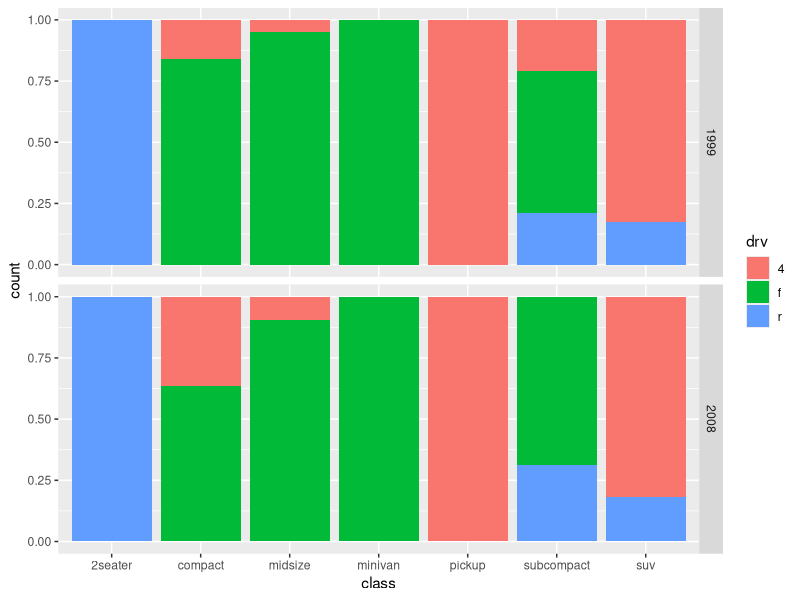

This chart was generated by the following R code:
# Homework 2/3
# Initial: January 14, 2019
# Revision: January 14, 2019
# Derrik Adams

# Libraries
library(tidyverse)

# mpg data set
data(mpg)

#Code for Hmwk 2 & 3
ggplot(data = mpg) +
  geom_bar(mapping = aes(x = class, fill = drv), position = "fill")+
  facet_grid(rows = vars(year))
